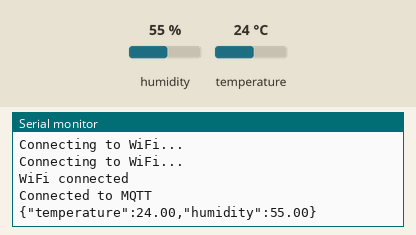
Recording of a sketch running on a simulated ESP32. On the bench: the last lines printed to the serial monitor. The test bench sets the inputs (shaded band); at power-on: humidity 55 %, temperature 24 °C. WiFi joins after 1.5 s; servers stay silent unless stated; no MQTT or app messages arrive unless stated.

Above: at 3.2 s.
3.3 s: humidity set to 22 %
At 7.6 s:
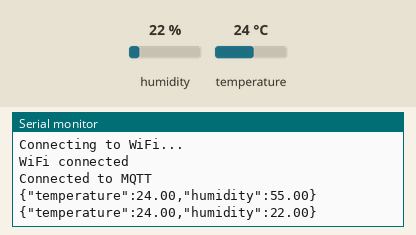
8.9 s: temperature set to 12 °C
At 13.5 s:
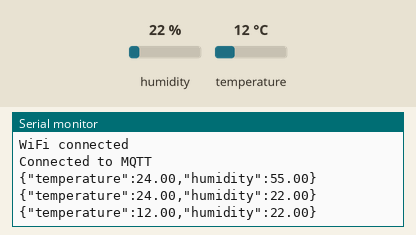
14.5 s: humidity set to 40 %
At 18.2 s:
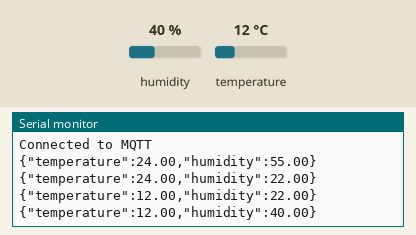
Timing chart, 0 to 19.7 s (numbered marks = the images above; inputs shaded):
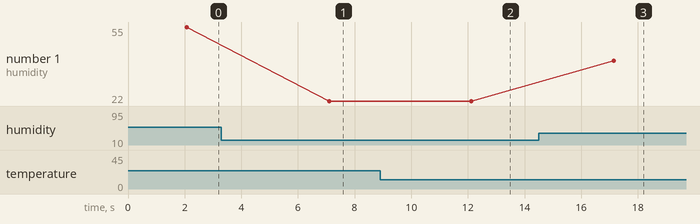

The sketch:

code02.ino
```cpp
#include <WiFi.h>
#include <PubSubClient.h>
#include <DHT.h>

#define DHTPIN 4
#define DHTTYPE DHT11

const char* ssid = "Galaxy";
const char* password = "Hello2025";
const char* mqtt_server = "test.mosquitto.org";

WiFiClient espClient;
PubSubClient client(espClient);
DHT dht(DHTPIN, DHTTYPE);

void setup() {
  Serial.begin(115200);
  dht.begin();

  WiFi.begin(ssid, password);
  while (WiFi.status() != WL_CONNECTED) {
    delay(1000);
    Serial.println("Connecting to WiFi...");
  }

  Serial.println("WiFi connected");

  client.setServer(mqtt_server, 1883);
}

void reconnect() {
  while (!client.connected()) {
    if (client.connect("ESP32_DHT11_Client")) {
      Serial.println("Connected to MQTT");
    } else {
      delay(2000);
    }
  }
}

void loop() {

  if (!client.connected()) {
    reconnect();
  }
  client.loop();

  float temperature = dht.readTemperature();
  float humidity = dht.readHumidity();

  if (!isnan(temperature) && !isnan(humidity)) {

    String payload = "{";
    payload += "\"temperature\":";
    payload += temperature;
    payload += ",";
    payload += "\"humidity\":";
    payload += humidity;
    payload += "}";

    client.publish("sliot/topic02", payload.c_str());
    Serial.println(payload);
  }

  delay(5000);
}
```

Measured:
- after the input at 3.3 s, the serial monitor: prints a new line after 3.8 s (image 1)
- after the input at 8.9 s, the serial monitor: prints a new line after 3.2 s (image 2)
- after the input at 14.5 s, the serial monitor: prints a new line after 2.6 s (image 3)
- plotted number 1: 55 → 22 after the input at 3.3 s, 22 → 40 after the input at 14.5 s
